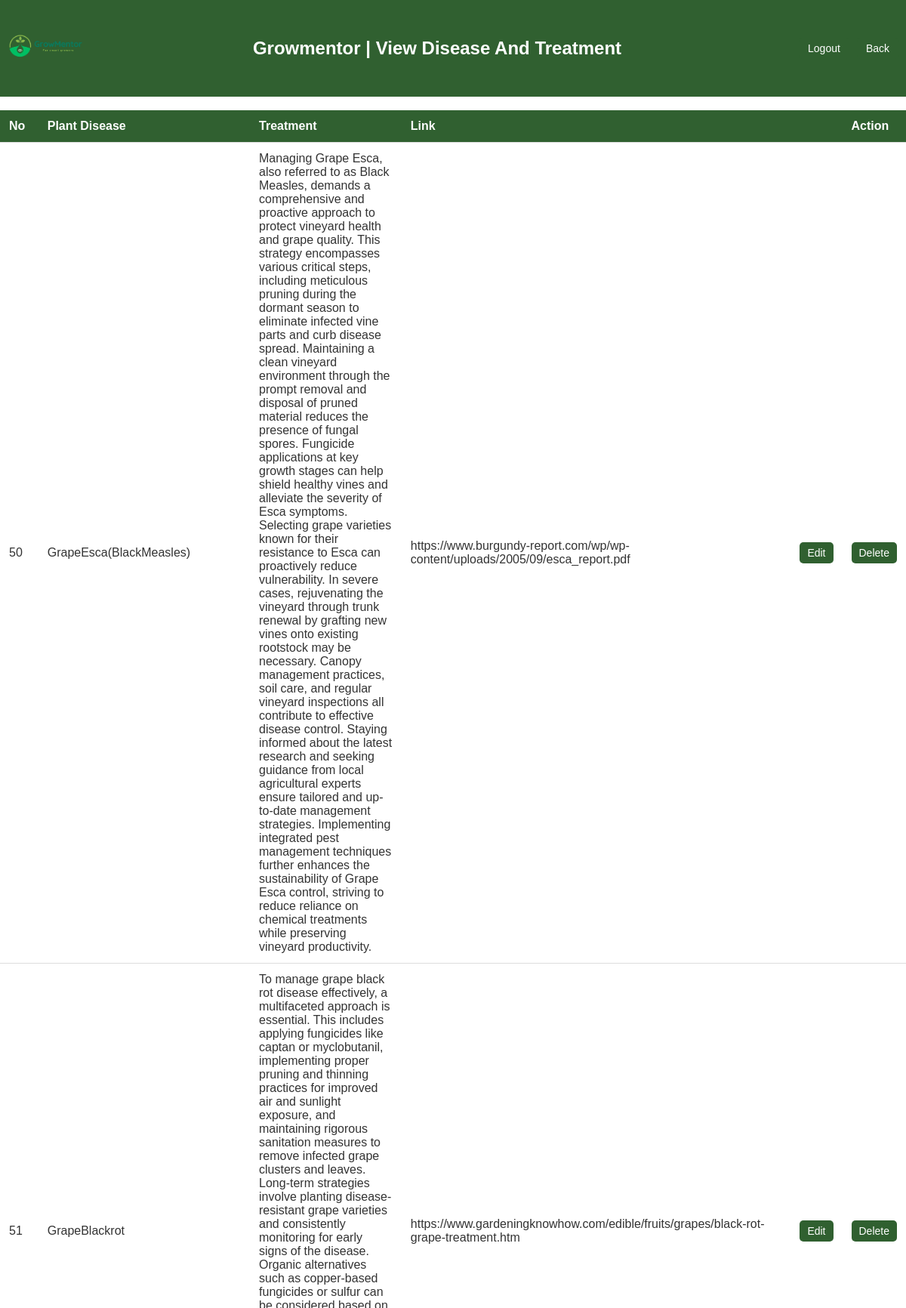
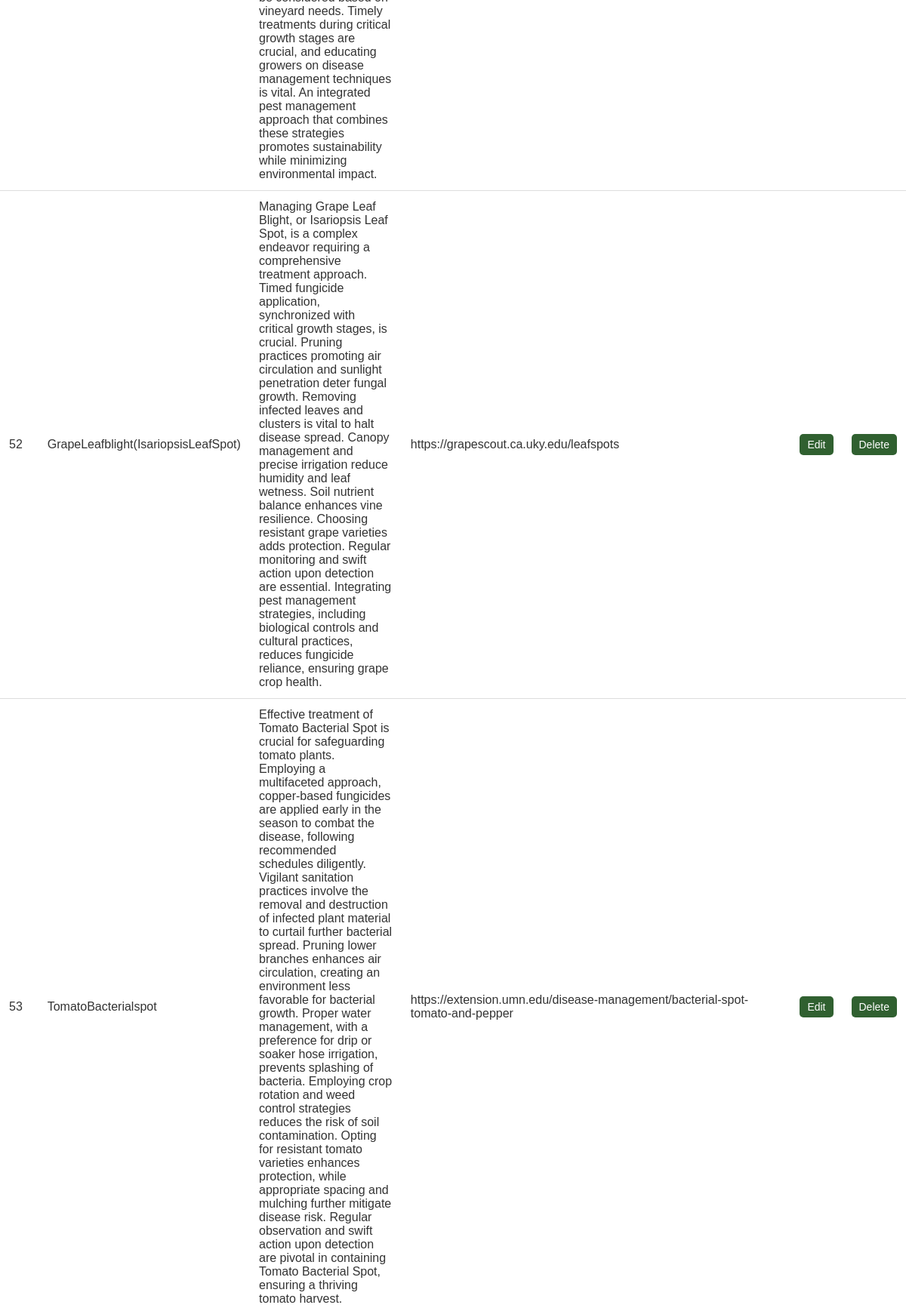
Screenshot of /Admin/view.php (upper part) with the database file from the repository (2 pictures, top to bottom).
### tables this page shows
CREATE TABLE `plant_disease` (
  `ID` int(11) NOT NULL,
  `Plant_Disease` varchar(255) NOT NULL,
  `Treatment` text DEFAULT NULL,
  `Link1` varchar(500) NOT NULL
);

### Admin/view.php (the view, shortened to what this page needs)
<!DOCTYPE html>
<html>
<head>
</head>
<body>
    <header>
        <div class="logo">
            <img src="images/logo2.png" alt="Company Logo">
        </div>
        <h2>Growmentor | View Disease And Treatment</h2>
        <div class="header-buttons">
            <a href="logout.php" class="button">Logout</a>
            <a href="javascript:history.back()" class="button">Back</a>
        </div>
    </header>
   <br>
    <div class="table-container">
        <table>
            <tr>
                <th>No</th>
                <th>Plant Disease</th>
                <th>Treatment</th>
                <th>Link</th>
                <th></th>
                <th>Action</th>
            </tr>
            <?php
        include 'config.php';
        $sql = "SELECT * FROM `plant_disease`";
        $result = $conn->query($sql);
        if ($result->num_rows > 0) {
            while ($row = $result->fetch_assoc()) {
                echo "<tr>";
                echo "<td>" . $row['ID'] . "</td>";
                echo "<td>" . $row['Plant_Disease'] . "</td>";
                echo "<td>" . $row['Treatment'] . "</td>";
                echo "<td>" . $row['Link1'] . "</td>";
                echo "<td>";
                echo "<form action='edit.php' method='POST'>";
                echo "<button type='submit'>Edit</button>";
                echo "</form>";
                echo "</td>";
                echo "<td>";
                echo "<form action='delete.php' method='POST' onsubmit='return confirmDelete()'>";
                echo "<button type='submit' name='delete'>Delete</button>";
                echo "</form>";
                echo "</td>";
                echo "</tr>";
            }
        } else {
            echo "<tr><td colspan='4'>No records found</td></tr>";
        }
        ?>
    </table>
</body>
</html>

### Admin/view.php (style rules this page uses)
body { font-family: Arial, sans-serif; margin: 0; padding: 0; background-image: url('images/bg12.png'); background-size: cover; background-blur: 10px; color: #333; }
header { background-color: #306030; color: #fff; padding: 10px; display: flex; align-items: center; justify-content: space-between; }
.logo img { max-width: 100px; height: auto; }
.header-buttons { display: flex; }
.header-buttons .button { background-color: #306030; color: #fff; padding: 6px 12px; text-decoration: none; border-radius: 5px; font-size: 14px; margin-left: 10px; }
h2 { text-align: center; padding: 20px; font-size: 24px; }
.table-container { max-width: 100%; overflow-x: auto; }
table { border-collapse: collapse; background-color: rgba(255, 255, 255, 0.8); border-radius: 10px; box-shadow: 0 4px 6px rgba(0, 0, 0, 0.1); width: 100%; }
th, td { padding: 12px; text-align: left; border-bottom: 1px solid #ddd; }
th { background-color: #306030; color: #fff; }
form button[type="submit"] { padding: 6px 10px; background-color: #306030; color: #fff; border: none; border-radius: 5px; font-size: 14px; cursor: pointer; }

### rows the page displays
plant_disease: ID "50", Plant_Disease "GrapeEsca(BlackMeasles)", Treatment "Managing Grape Esca, also referred to as Black Measles, demands a comprehensive and proactive approach to protect vineyard health and grape quality. This strategy encompasses various critical steps, including meticulous pruning during the dormant season to eliminate infected vine parts and curb disease spread. Maintaining a clean vineyard environment through the prompt removal and disposal of pruned material reduces the presence of fungal spores. Fungicide applications at key growth stages can help shield healthy vines and alleviate the severity of Esca symptoms. Selecting grape varieties known for their resistance to Esca can proactively reduce vulnerability. In severe cases, rejuvenating…", Link1 "https://www.burgundy-report.com/wp/wp-content/uploads/2005/09/esca_report.pdf"
plant_disease: ID "51", Plant_Disease "GrapeBlackrot", Treatment "To manage grape black rot disease effectively, a multifaceted approach is essential. This includes applying fungicides like captan or myclobutanil, implementing proper pruning and thinning practices for improved air and sunlight exposure, and maintaining rigorous sanitation measures to remove infected grape clusters and leaves. Long-term strategies involve planting disease-resistant grape varieties and consistently monitoring for early signs of the disease. Organic alternatives such as copper-based fungicides or sulfur can be considered based on vineyard needs. Timely treatments during critical growth stages are crucial, and educating growers on disease management techniques is vital. An…", Link1 "https://www.gardeningknowhow.com/edible/fruits/grapes/black-rot-grape-treatment.htm"
plant_disease: ID "52", Plant_Disease "GrapeLeafblight(IsariopsisLeafSpot)", Treatment "Managing Grape Leaf Blight, or Isariopsis Leaf Spot, is a complex endeavor requiring a comprehensive treatment approach. Timed fungicide application, synchronized with critical growth stages, is crucial. Pruning practices promoting air circulation and sunlight penetration deter fungal growth. Removing infected leaves and clusters is vital to halt disease spread. Canopy management and precise irrigation reduce humidity and leaf wetness. Soil nutrient balance enhances vine resilience. Choosing resistant grape varieties adds protection. Regular monitoring and swift action upon detection are essential. Integrating pest management strategies, including biological controls and cultural practices,…", Link1 "https://grapescout.ca.uky.edu/leafspots"
plant_disease: ID "53", Plant_Disease "TomatoBacterialspot", Treatment "Effective treatment of Tomato Bacterial Spot is crucial for safeguarding tomato plants. Employing a multifaceted approach, copper-based fungicides are applied early in the season to combat the disease, following recommended schedules diligently. Vigilant sanitation practices involve the removal and destruction of infected plant material to curtail further bacterial spread. Pruning lower branches enhances air circulation, creating an environment less favorable for bacterial growth. Proper water management, with a preference for drip or soaker hose irrigation, prevents splashing of bacteria. Employing crop rotation and weed control strategies reduces the risk of soil contamination. Opting for…", Link1 "https://extension.umn.edu/disease-management/bacterial-spot-tomato-and-pepper"
